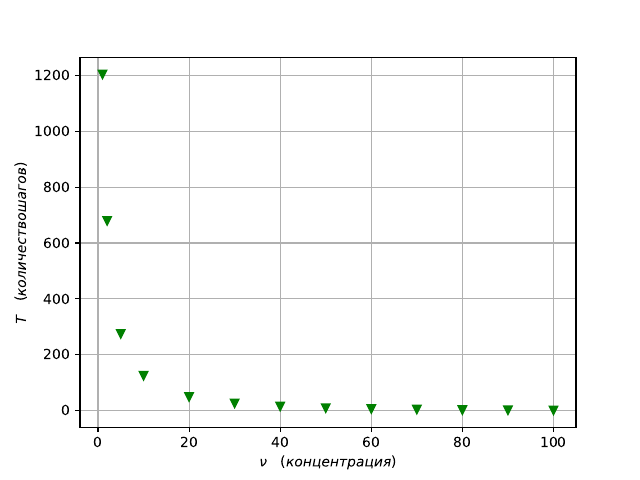

The script that saved this image:
import numpy as np
import matplotlib.pyplot as plt

X = np.array([1, 2, 5, 20, 10, 30, 40, 50, 60, 70, 80, 90, 100])
Y = np.array([1204, 679, 274, 48, 124, 25, 14, 8, 5, 3, 1.16, 0.58, 0])


plt.grid(True)
plt.errorbar(X, Y, color='green', marker='v', linestyle='none')
plt.xlabel(r'$\nu \quad  (концентрация)$')
plt.ylabel(r'$Т \quad  (количество шагов)$')
plt.savefig('gr2_1.pdf')
plt.show()

